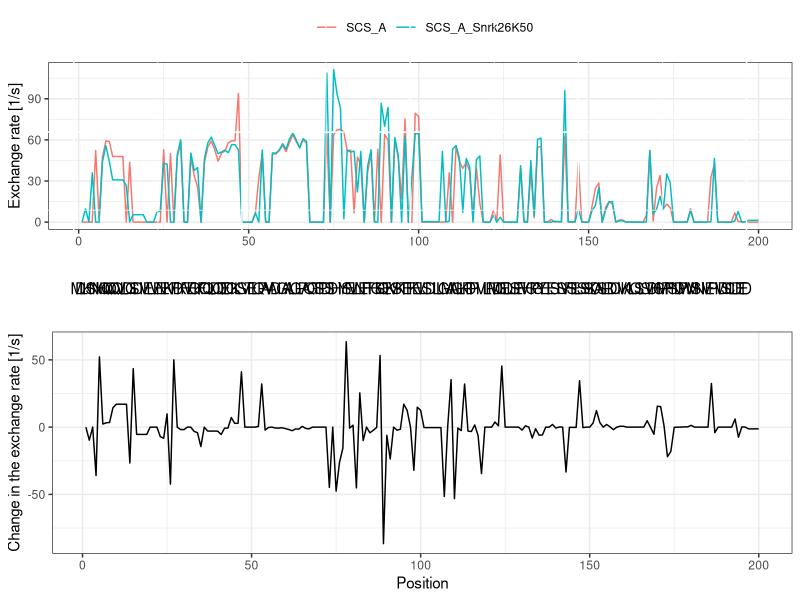
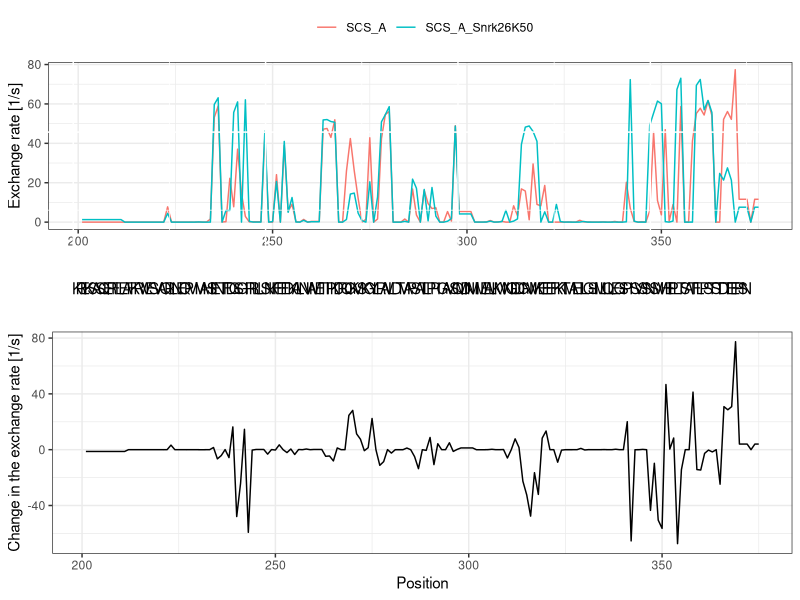

The R script that drew these images, in order:
library(reshape2)
library(ggplot2)
library(dplyr)
library(gridExtra)

dat <- read.table("./data/stany.tsv")

seq <- readLines("./data/seq.txt") %>% 
  strsplit("") %>% 
  unlist %>% 
  data.frame(pos = 1L:length(.), aa = .)

mdat <- mutate(dat, 
               pos = 1L:nrow(dat),
               facet_id = factor(floor(pos/200)),
               pos = pos,
               change = V1 - V2) %>% 
  melt(id.vars = c("pos", "facet_id"), variable.name = "type") %>% 
  mutate(type = as.character(type), 
         type = ifelse(type == "V1", "SCS_A", ifelse(type == "V2", "SCS_A_Snrk26K50", type))) %>% 
  inner_join(seq, by = c("pos" = "pos"))


p1 <- ggplot(filter(mdat, type != "change", pos %in% 1L:200), aes(x = pos, y = value, group = type, color = type)) +
  geom_line() +
  scale_y_continuous("Exchange rate [1/s]") +
  scale_x_continuous("") +
  scale_color_discrete("") +
  theme_bw() +
  theme(legend.position = "top",
        strip.background = element_blank(),
        strip.text.x = element_blank())

p3 <- ggplot(filter(mdat, type == "change", pos %in% 1L:200), aes(x = pos, y = 1, label = aa)) +
  geom_text() +
  scale_x_continuous("") +
  scale_y_continuous("") +
  theme(axis.text = element_blank(), 
        axis.ticks = element_blank(),
        panel.background = element_rect(fill = NA),
        plot.margin = unit(c(-15, 1, -15, 1), "lines"))

p2 <- ggplot(filter(mdat, type == "change", pos %in% 1L:200), aes(x = pos, y = value)) +
  geom_line() +
  scale_y_continuous("Change in the exchange rate [1/s]") +
  scale_x_continuous("Position") +
  theme_bw() +
  theme(strip.background = element_blank(),
        strip.text.x = element_blank())

pdf("comparison1.pdf", height = 7, width = 33)
grid.arrange(p1, p3, p2, ncol = 1, heights = c(0.46, 0.08, 0.46))
dev.off()


p1 <- ggplot(filter(mdat, type != "change", pos %in% 201L:375), aes(x = pos, y = value, group = type, color = type)) +
  geom_line() +
  scale_y_continuous("Exchange rate [1/s]") +
  scale_x_continuous("") +
  scale_color_discrete("") +
  theme_bw() +
  theme(legend.position = "top",
        strip.background = element_blank(),
        strip.text.x = element_blank())

p3 <- ggplot(filter(mdat, type == "change", pos %in% 201L:375), aes(x = pos, y = 1, label = aa)) +
  geom_text() +
  scale_x_continuous("") +
  scale_y_continuous("") +
  theme(axis.text = element_blank(), 
        axis.ticks = element_blank(),
        panel.background = element_rect(fill = NA),
        plot.margin = unit(c(-15, 1, -15, 1), "lines"))

p2 <- ggplot(filter(mdat, type == "change", pos %in% 201L:375), aes(x = pos, y = value)) +
  geom_line() +
  scale_y_continuous("Change in the exchange rate [1/s]") +
  scale_x_continuous("Position") +
  theme_bw() +
  theme(strip.background = element_blank(),
        strip.text.x = element_blank())

pdf("comparison2.pdf", height = 7, width = 33)
grid.arrange(p1, p3, p2, ncol = 1, heights = c(0.46, 0.08, 0.46))
dev.off()
